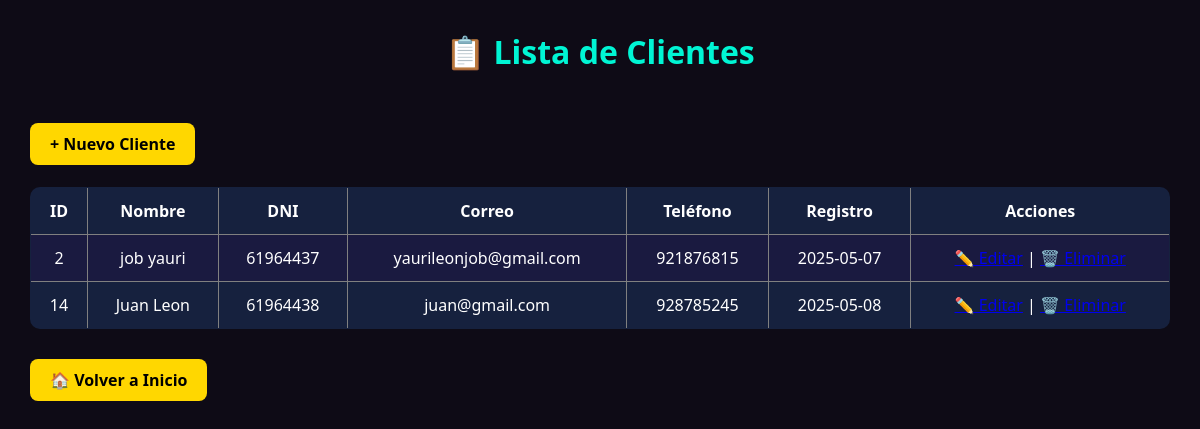
Page /clientes/listar_clientes.php on the committed database.
### tables this page shows
CREATE TABLE `clientes` (
  `id` int(11) NOT NULL,
  `nombre` varchar(100) DEFAULT NULL,
  `apellido` varchar(100) DEFAULT NULL,
  `dni` varchar(15) DEFAULT NULL,
  `email` varchar(100) DEFAULT NULL,
  `telefono` varchar(20) DEFAULT NULL,
  `fecha_registro` date DEFAULT NULL,
  `preferencias` text DEFAULT NULL,
  `segmento` varchar(100) NOT NULL
);

### clientes/listar_clientes.php (the view, shortened to what this page needs)
<head>
  <link rel="stylesheet" href="../css/lista_cliente.css">
  <link rel="stylesheet" href="../css/btns.css">
</head>
<?php
$conexion = new mysqli("localhost", "root", "", "atlantic_city_db");
$resultado = $conexion->query("SELECT * FROM clientes");
echo "<h1>📋 Lista de Clientes</h1>";
echo "<a href='registrar_cliente.html' class='btn'>+ Nuevo Cliente</a><br><br>";
echo "<table border='1' cellpadding='10'>
<tr><th>ID</th><th>Nombre</th><th>DNI</th><th>Correo</th><th>Teléfono</th><th>Registro</th><th>Acciones</th></tr>";
while ($fila = $resultado->fetch_assoc()) {
  echo "<tr>
    <td>{$fila['id']}</td>
    <td>{$fila['nombre']} {$fila['apellido']}</td>
    <td>{$fila['dni']}</td>
    <td>{$fila['email']}</td>
    <td>{$fila['telefono']}</td>
    <td>{$fila['fecha_registro']}</td>
    <td>
      <a href='editar_cliente.php?id={$fila['id']}'>✏️ Editar</a> |
      <a href='eliminar_cliente.php?id={$fila['id']}' onclick=\"return confirm('¿Seguro que deseas eliminar este cliente?');\">🗑️ Eliminar</a>
    </td>
  </tr>";
}
echo "</table>";
echo "<a href='../index.html' class='btn'>🏠 Volver a Inicio";
?>

### css/lista_cliente.css (style rules this page uses)
h1 { text-align: center; color: #00f5d4; margin-bottom: 20px; }
table { width: 100%; border-collapse: collapse; background: #16213e; border-radius: 10px; overflow: hidden; }
th, td { padding: 12px; text-align: center; }
tr:nth-child(even) { background-color: #1a1a40; }

### css/btns.css (style rules this page uses)
.btn { display: inline-block; background-color: gold; color: black; padding: 10px 20px; border-radius: 8px; text-decoration: none; font-weight: bold; transition: 0.3s; text-align: center; margin-top: 30px; }

### rows in the picture
clientes: id "2", nombre "job", apellido "yauri", dni "61964437", email "yaurileonjob@gmail.com", telefono "921876815", fecha_registro "2025-05-07"
clientes: id "14", nombre "Juan", apellido "Leon", dni "61964438", email "juan@gmail.com", telefono "928785245", fecha_registro "2025-05-08"
